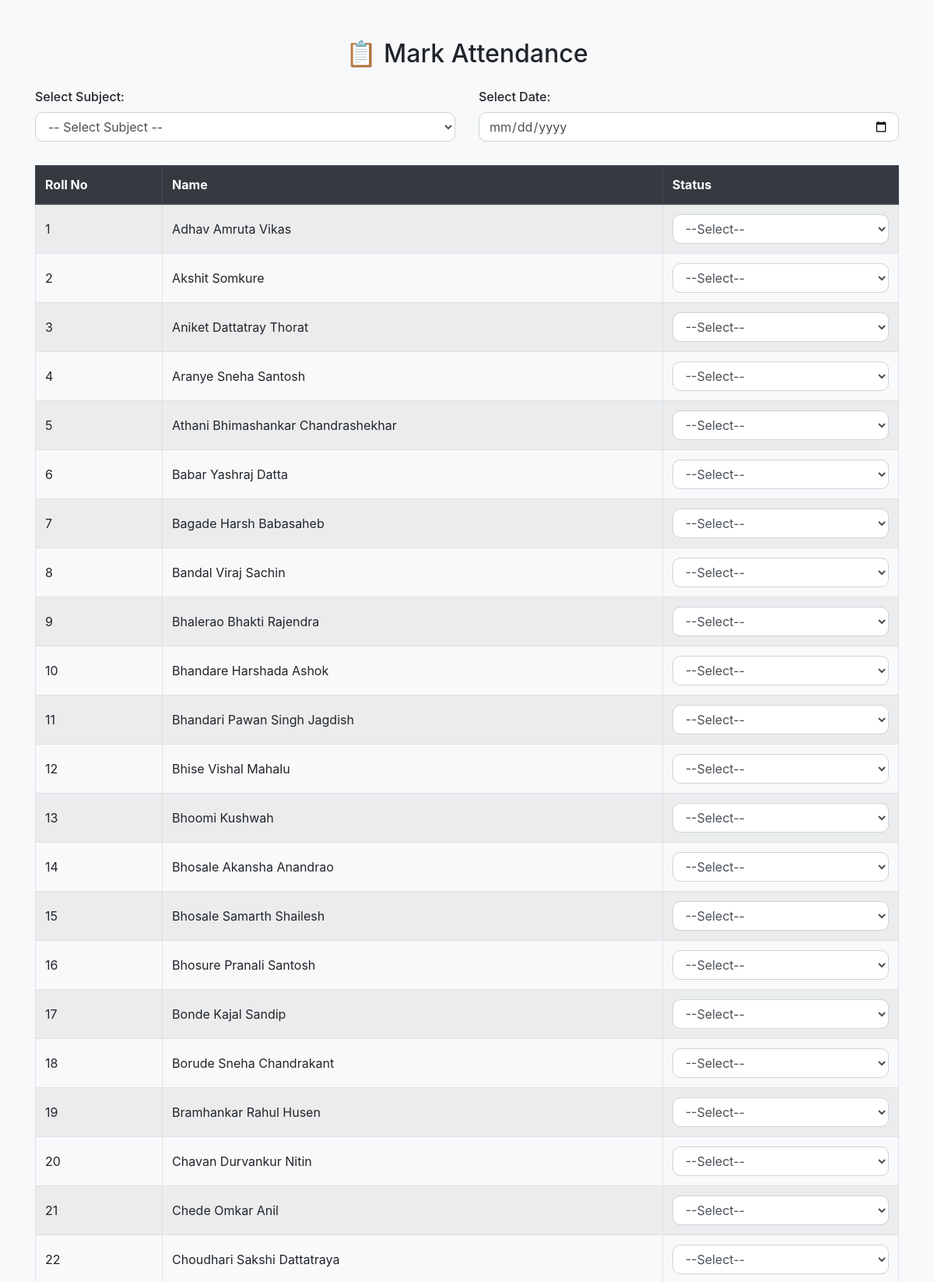
The page /teacher/mark-attendance/ (upper part) on the database its author committed.
### student_app/models.py (models this page shows, shortened)
class Student(models.Model):
    name = models.CharField(max_length=100)
    roll_number = models.CharField(max_length=10, unique=True)  # Unique roll number for each student
    division = models.CharField(max_length=10)

### teacher_app/views.py (the view, shortened to what this page needs)
# urls.py: path('mark-attendance/', views.mark_attendance, name='mark_attendance'),
def mark_attendance(request):
    students = Student.objects.all()  # All students
    subjects = Subject.objects.all()  # All subjects
    selected_date = request.POST.get('attendance_date', '')  # Selected date from the form
    selected_subject = request.POST.get('subject', '')  # Selected subject from the form
    attendance_summary = []  # Attendance summary ke liye empty list
    context = {
        'students': students,
        'subjects': subjects,
        'selected_date': selected_date,
        'selected_subject': selected_subject,
        'attendance_summary': attendance_summary,
    }
    return render(request, 'teacher/mark_attendance.html', context)

### teacher_app/templates/teacher/mark_attendance.html (shortened to what this page needs)
{% load static %}
<!DOCTYPE html>
<html lang="en">
<head>
    <link rel="stylesheet" href="{% static 'css/bootstrap.min.css' %}">
</head>
<body>
<div class="container">
    <h2 class="mb-4 text-center">📋 Mark Attendance</h2>
    <form method="POST" autocomplete="off">
        <div class="row mb-3">
            <div class="col-md-6">
                <label for="subject">Select Subject:</label>
                <select class="form-control" name="subject" id="subject" required>
                    <option value="" disabled selected>-- Select Subject --</option>
                </select>
            </div>
            <div class="col-md-6">
                <label for="attendance_date">Select Date:</label>
                <input type="date" class="form-control" name="attendance_date" id="attendance_date" required>
            </div>
        </div>
        <table class="table table-bordered table-striped table-hover attendance-table">
            <thead class="thead-dark">
                <tr>
                    <th>Roll No</th>
                    <th>Name</th>
                    <th>Status</th>
                </tr>
            </thead>
            <tbody>
                {% for student in students %}
                    <tr>
                        <td>{{ student.roll_number }}</td>
                        <td>{{ student.name }}</td>
                        <td>
                            <select name="status_{{ student.id }}" class="form-control" required>
                                <option value="">--Select--</option>
                            </select>
                        </td>
                    </tr>
                {% empty %}
                    <tr>
                        <td colspan="3" class="text-center text-danger">No students found for your division.</td>
                    </tr>
                {% endfor %}
            </tbody>
        </table>
    </form>
</div>
</body>
</html>

### teacher_app/templates/teacher/mark_attendance.html (style rules this page uses)
body { background-color: #f8f9fa; }
.container { margin-top: 50px; }
.attendance-table { margin-top: 30px; }
.form-control, .btn { border-radius: 10px; }
.table th, .table td { vertical-align: middle !important; }
label { font-weight: 500; }

### rows shown on the page
Student: roll_number "1", name "Adhav Amruta Vikas"
Student: roll_number "2", name "Akshit Somkure"
Student: roll_number "3", name "Aniket Dattatray Thorat"
Student: roll_number "4", name "Aranye Sneha Santosh"
Student: roll_number "5", name "Athani Bhimashankar Chandrashekhar"
Student: roll_number "6", name "Babar Yashraj Datta"
Student: roll_number "7", name "Bagade Harsh Babasaheb"
Student: roll_number "8", name "Bandal Viraj Sachin"
Student: roll_number "9", name "Bhalerao Bhakti Rajendra"
Student: roll_number "10", name "Bhandare Harshada Ashok"
Student: roll_number "11", name "Bhandari Pawan Singh Jagdish"
Student: roll_number "12", name "Bhise Vishal Mahalu"
Student: roll_number "13", name "Bhoomi Kushwah"
Student: roll_number "14", name "Bhosale Akansha Anandrao"
Student: roll_number "15", name "Bhosale Samarth Shailesh"
Student: roll_number "16", name "Bhosure Pranali Santosh"
Student: roll_number "17", name "Bonde Kajal Sandip"
Student: roll_number "18", name "Borude Sneha Chandrakant"
Student: roll_number "19", name "Bramhankar Rahul Husen"
Student: roll_number "20", name "Chavan Durvankur Nitin"
Student: roll_number "21", name "Chede Omkar Anil"
Student: roll_number "22", name "Choudhari Sakshi Dattatraya"
